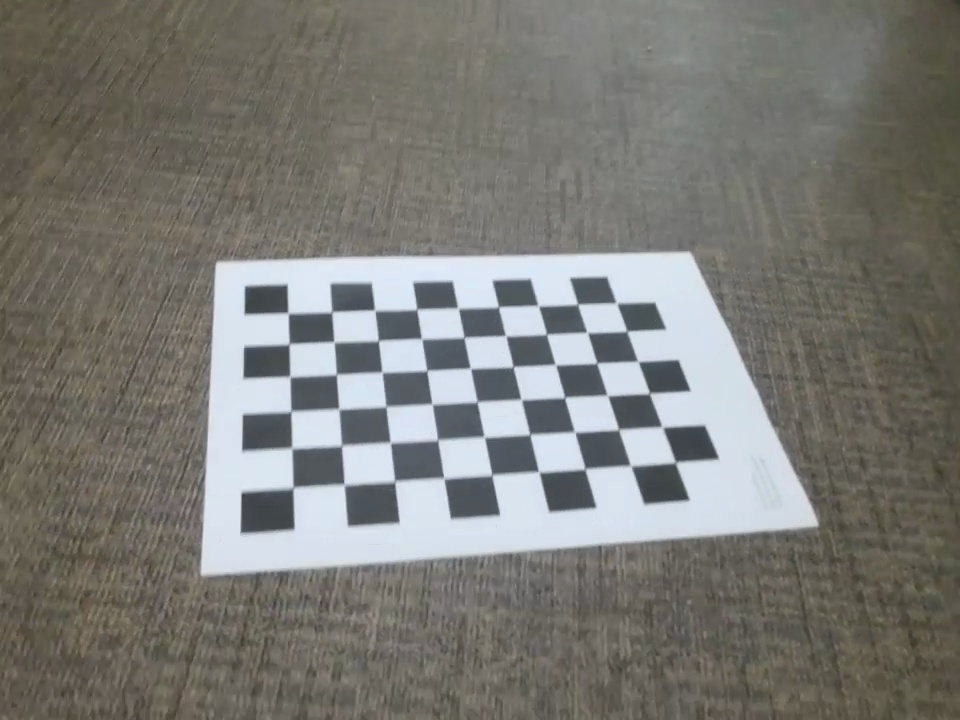
#> input picture camera_calibration/tello/1.jpg, 960 x 720 px; its folder holds 5 pictures in this run
$ python chessboard_calibration.py
#> lines starting #> are read from the running program, lines starting #| are printed output that depends on the picture; after the words box and inside, x2 and y2 are one past the last pixel; in counts of white or black regions, pixels touching at a corner belong together
import numpy as np
import cv2 as cv
import glob
# termination criteria
criteria = (cv.TERM_CRITERIA_EPS + cv.TERM_CRITERIA_MAX_ITER, 30, 0.001)
# prepare object points, like (0,0,0), (1,0,0), (2,0,0) ....,(6,5,0)
objp = np.zeros((6*9,3), np.float32)
objp[:,:2] = np.mgrid[0:9,0:6].T.reshape(-1,2)
# Arrays to store object points and image points from all the images.
objpoints = [] # 3d point in real world space
imgpoints = [] # 2d points in image plane.
images = glob.glob('*.jpg')
for fname in images:
    img = cv.imread(fname)
#> img is the input picture: shape (720, 960, 3); mean B, G, R 117.5, 122.3, 122.8
    gray = cv.cvtColor(img, cv.COLOR_BGR2GRAY)
    # Find the chess board corners
    ret, corners = cv.findChessboardCorners(gray, (9,6), None)
#> ret = True; corners = 54 rows, first 8: [287.6, 312], [331.8, 312.4], [373.8, 309.6], [416.5, 309.5], [457.2, 307.3], [498.5, 306.8], [538.3, 305.7], [577.9, 303.7]
    # If found, add object points, image points (after refining them)
    if ret == True:
        objpoints.append(objp)
        corners2 = cv.cornerSubPix(gray,corners, (11,11), (-1,-1), criteria)
#> corners2 = 54 rows, first 8: [288.1, 313], [331.7, 312], [374.6, 310.2], [416.7, 309.3], [458.1, 308.3], [498.5, 307], [538.2, 305.7], [577.6, 304.4]
        imgpoints.append(corners)
        # Draw and display the corners
        cv.drawChessboardCorners(img, (9,6), corners2, ret)
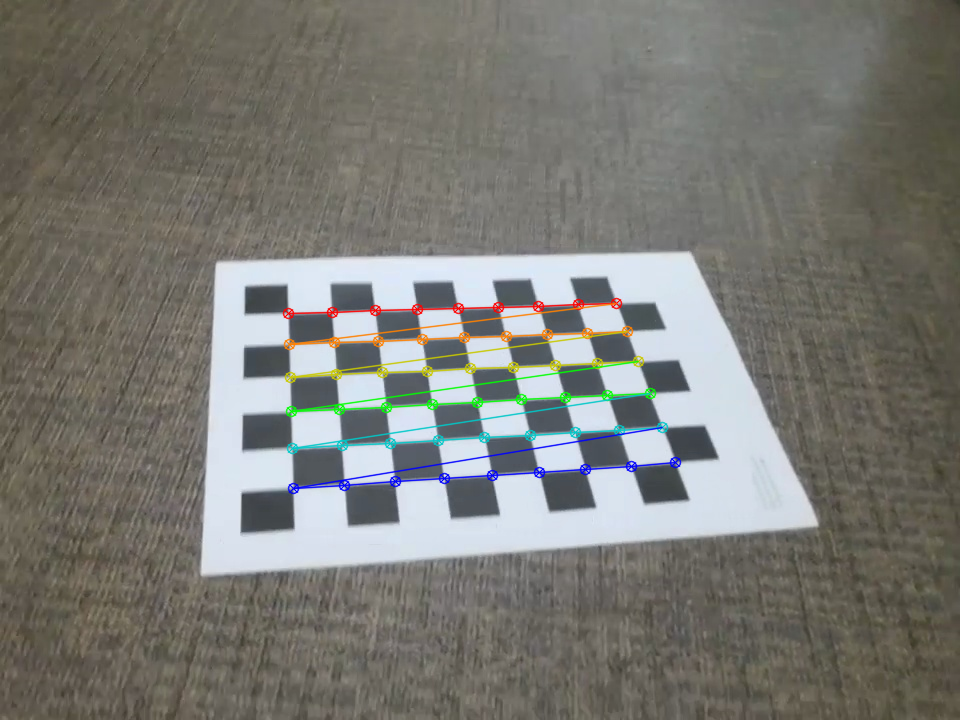
#> img: shape (720, 960, 3); 2.25% of pixels changed, all inside (x1, y1, x2, y2) = (282, 297, 682, 495)
#> pass 3 of the loop `for fname in images:`:
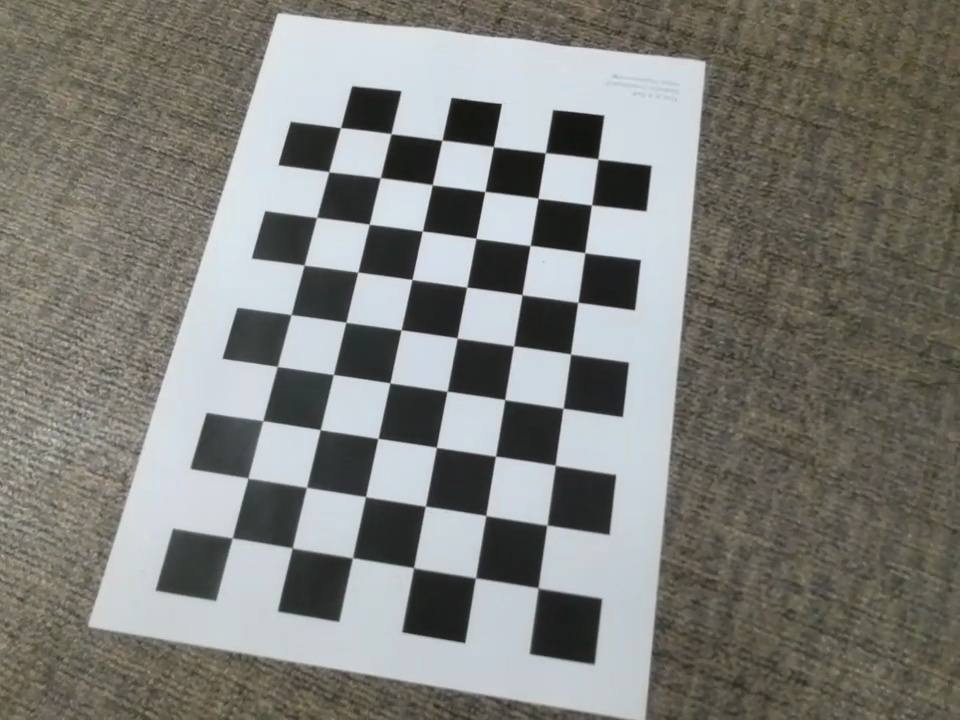
#> input picture camera_calibration/tello/11.jpg, 960 x 720 px
#> img is the input picture: shape (720, 960, 3); mean B, G, R 121.9, 126.9, 126.5
#> ret = True; corners = 54 rows, first 8: [232, 537.9], [247.8, 478.1], [263.1, 420.7], [277.2, 366.4], [291.2, 314.5], [304, 265], [316.6, 217.5], [328.9, 171.7]
#> corners2 = 54 rows, first 8: [232.3, 538], [248, 478.1], [262.9, 420.6], [277.3, 366.5], [291.2, 314.6], [304.1, 265.1], [316.6, 217.4], [328.8, 171.7]
#> `cv.drawChessboardCorners(img, (9,6), corners2, ret)`:
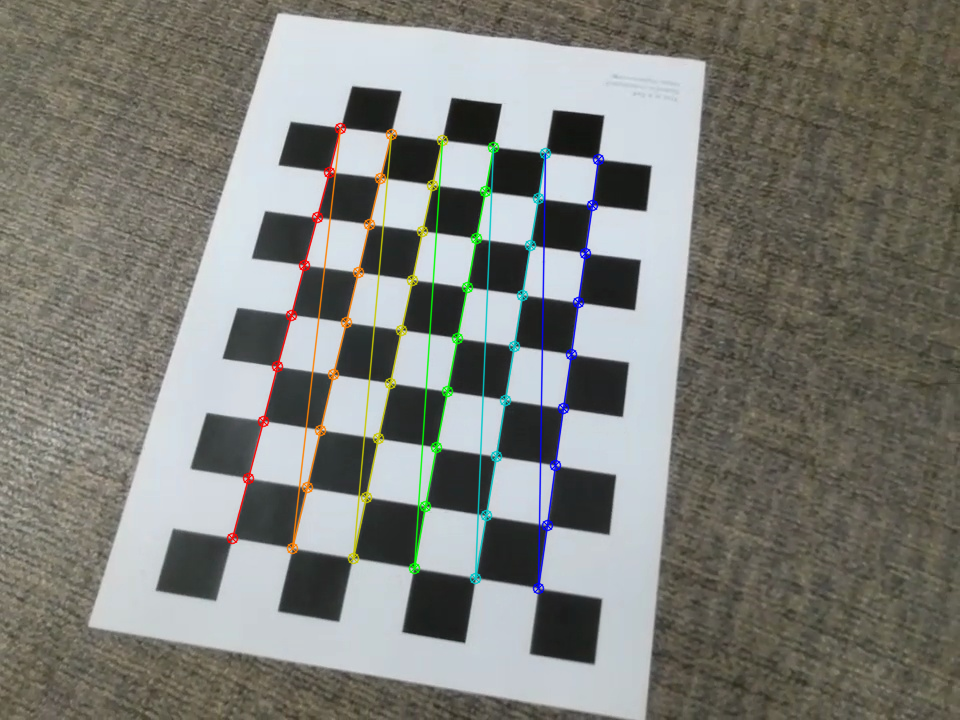
#> img: shape (720, 960, 3); 2.65% of pixels changed, all inside (x1, y1, x2, y2) = (226, 122, 605, 595)
#> the loop made 5 passes; the first 3 are shown
        cv.imshow('img', img)
        cv.waitKey(500)
cv.destroyAllWindows()

ret, mtx, dist, rvecs, tvecs = cv.calibrateCamera(objpoints, imgpoints, gray.shape[::-1], None, None)


# [5 lines of commented-out code are left out]
np.savez('B.npz', mtx=mtx, dist=dist, rvecs=rvecs, tvecs=tvecs)


img = cv.imread('picture12.jpg')
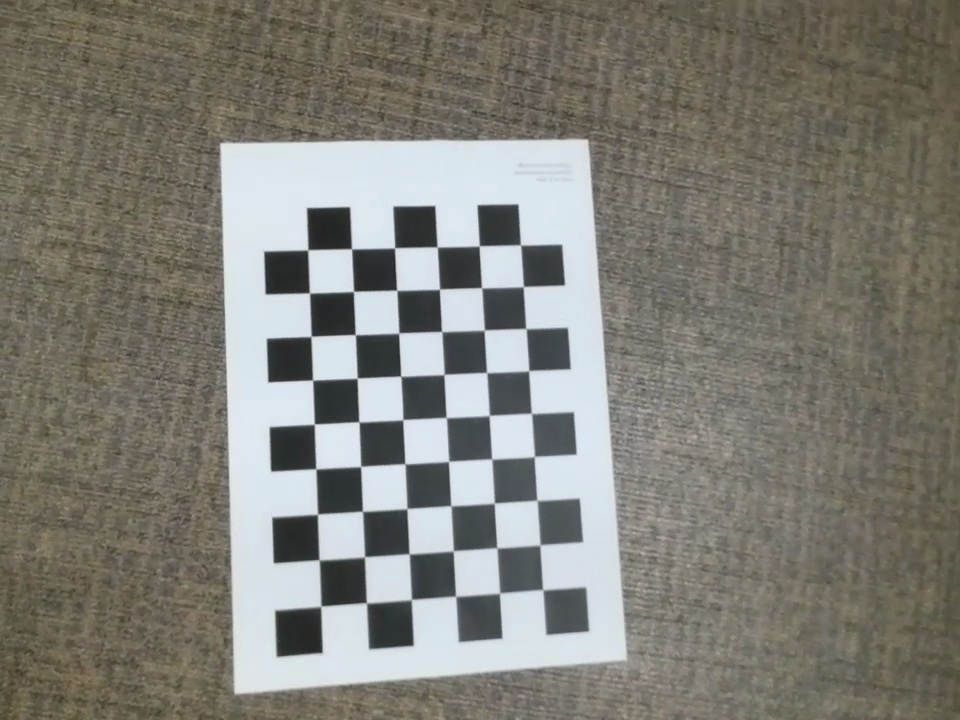
#> input picture camera_calibration/tello/picture12.jpg, 960 x 720 px
#> img is the input picture: shape (720, 960, 3); mean B, G, R 119.1, 126.8, 127.8
h,  w = img.shape[:2]
#> h = 720; w = 960
newcameramtx, roi = cv.getOptimalNewCameraMatrix(mtx, dist, (w,h), 1, (w,h))


# undistort
dst = cv.undistort(img, mtx, dist,   None, newcameramtx)
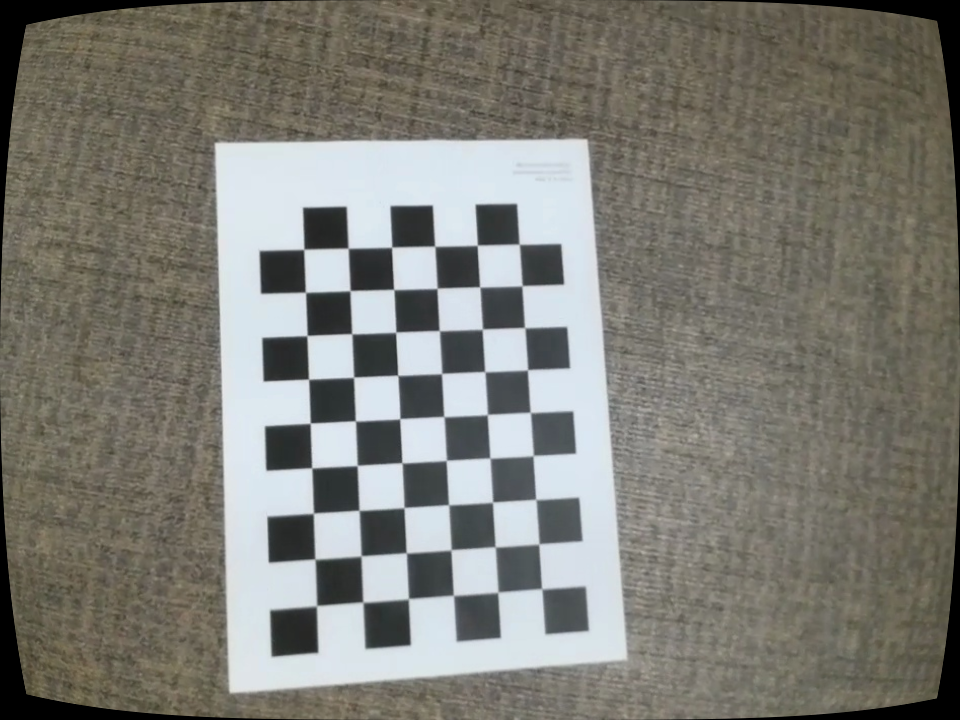
#> dst: shape (720, 960, 3); mean B, G, R 117.2, 124.4, 125.2
# crop the image
x, y, w, h = roi
dst = dst[y:y+h, x:x+w]
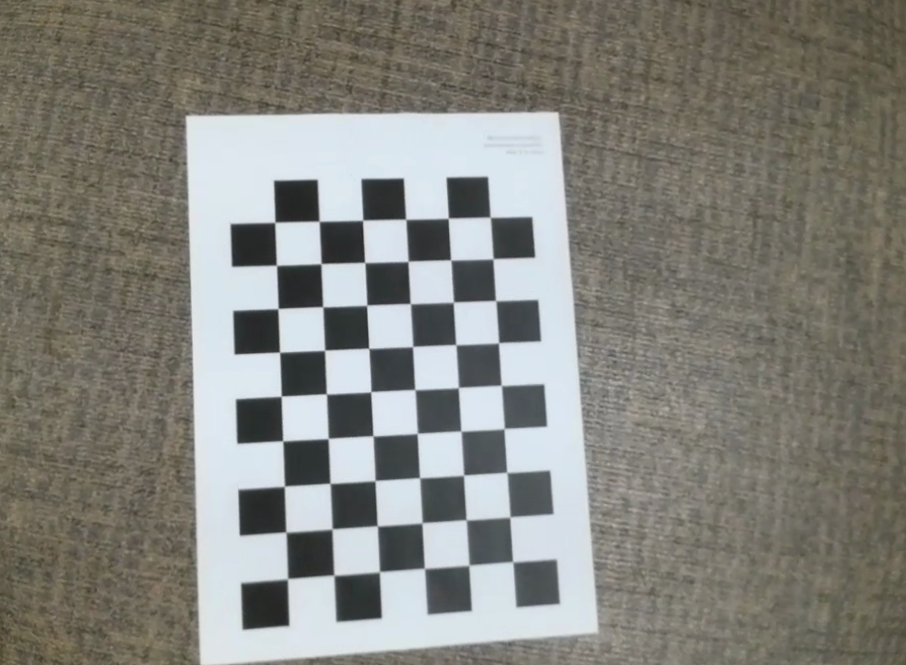
#> dst: shape (665, 906, 3); mean B, G, R 124.5, 130.9, 131.3
cv.imwrite('calibresult.png', dst)

mean_error = 0
for i in range(len(objpoints)):
    imgpoints2, _ = cv.projectPoints(objpoints[i], rvecs[i], tvecs[i], mtx, dist)
    error = cv.norm(imgpoints[i], imgpoints2, cv.NORM_L2)/len(imgpoints2)
    mean_error += error
print( "total error: {}".format(mean_error/len(objpoints)) )
